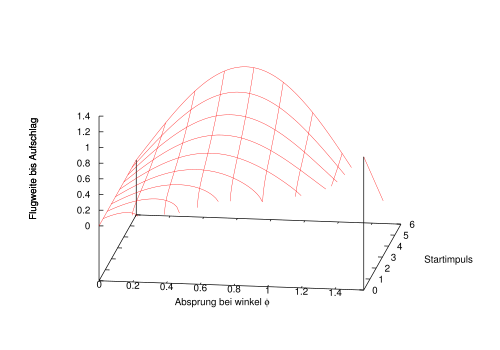

The gnuplot source for this figure:
#!/usr/bin/gnuplot

# parameter p ist startimpuls

# sonstige parameter
g = 9.81 ; # schwerebeschl
m = 1. ; # masse des Springers
l = 1. ; # seillaenge
h0 = 1. ; # Schaukelhoehe in Ruhelage
pmax = sqrt(4.*m*m*g*l) ; # maximal anschucken sonst ueberschlag

# geschw bei winkel phi 
v(phi,p) = sqrt( (p**2. / (2*m) - m * g * l * (1.-cos(phi)) ) / m ) ;
# flugdauer
tl(phi,p) = ( v(phi,p)*sin(phi) + sqrt( (v(phi,p)*sin(phi))**2 + 2*g*(h0 + l*(1.-cos(phi)) ) ) ) / g ;
# weite
weite(phi,p) = l*sin(phi) + tl(phi,p) * v(phi,p)*cos(phi) ;
# korrigierte weite
# weite fuer phi=0 abgezogen
weite_korr(phi,p) = weite(phi,p) - weite(0,p) ;

# maximale auslenkung
phimax(p) = acos( ( - p**2. / (2*m) + m*g*l )/(m*g*l)) ; 

# parameterdarstellung des fluts
rx(t,phi,p) = v(phi,p)*cos(phi)*t + l*sin(phi) ;
ry(t,phi,p) = -0.5*g*t**2 + v(phi,p)*sin(phi)*t + h0 + l*(1.-cos(phi)) ;

set xrange [0:pi/2] ;
set xlabel "Absprung bei winkel {/Symbol f}"
set yrange [0:6] ;
set ylabel "Startimpuls"
set zrange [0:*]
set zlabel "Flugweite bis Aufschlag" rotate by 90

unset key

# splot weite(x,y) ;
splot weite_korr(x,y) ;
# plot weite(x,1) , weite( x,10 ) ;
